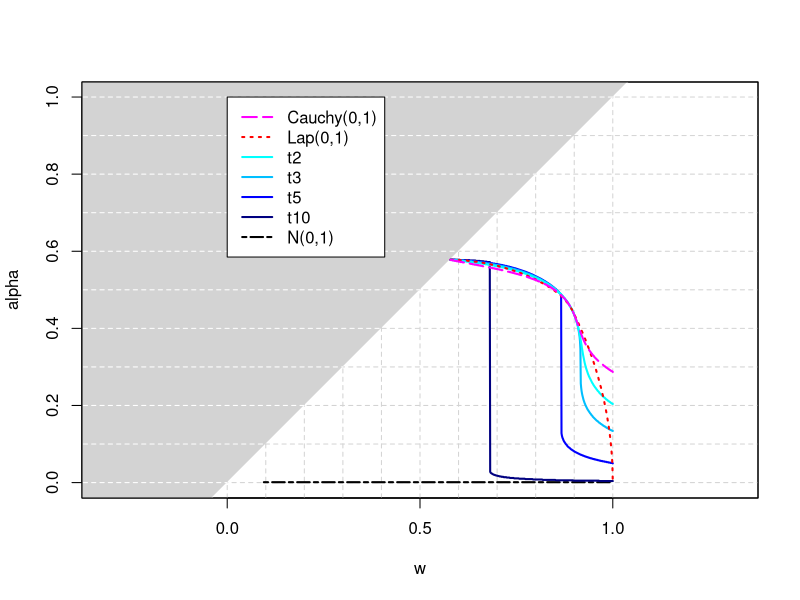

The R script that drew this image:
#----------------------------------------------------------------------------------------------------------------------------#
# Duisters, Schmidt-Hieber
# June 2019
#----------------------------------------------------------------------------------------------------------------------------#
# Figure tail decay
#----------------------------------------------------------------------------------------------------------------------------#
# load library
library(rmutil)
#----------------------------------------------------------------------------------------------------------------------------#
# settings
h <- 0.001
alphaseq <- seq(0,1-h,h)
wseq <- c(alphaseq,1)
#wseq <- seq(0.5,1,0.0005)

densities <- c("N(0,1)","t10","t5","t3","t2","Lap(0,1)","Cauchy(0,1)")
cols <- c("black","navy","blue","deepskyblue","cyan","red","magenta")
ltys <- c(6,1,1,1,1,3,5)
ld <- length(densities)

#----------------------------------------------------------------------------------------------------------------------------#
# result
mat <- matrix(NA,length(alphaseq),length(wseq))
rownames(mat) <- alphaseq
colnames(mat) <- wseq
tail<- lapply(1:ld,function(l) mat)

#----------------------------------------------------------------------------------------------------------------------------#
# loop
for(d in 1:ld){
dens <- densities[d]
  
if(dens=="N(0,1)"){
    #g <- function(x){dnorm(x,0,1)}
    G <- function(x){pnorm(x,0,1)}
    Ginv <- function(p){qnorm(p,0,1)}
  }
  if(dens=="t10"){
    #g <- function(x){dt(x,10)}
    G <- function(x){pt(x,10)}
    Ginv <- function(p){qt(p,10)}
  }
  if(dens=="t5"){
    #g <- function(x){dt(x,5)}
    G <- function(x){pt(x,5)}
    Ginv <- function(p){qt(p,5)}
  }
  if(dens=="t3"){
    #g <- function(x){dt(x,3)}
    G <- function(x){pt(x,3)}
    Ginv <- function(p){qt(p,3)}
  }
  if(dens=="t2"){
    #g <- function(x){dt(x,2)}
    G <- function(x){pt(x,2)}
    Ginv <- function(p){qt(p,2)}
  }
  if(dens=="Lap(0,1)"){
    #g <- function(x){dlaplace(x)}
    G <- function(x){plaplace(x)}
    Ginv <- function(p){qlaplace(p)}
  }
  if(dens=="Cauchy(0,1)"){
    #g <- function(x){dcauchy(x)}
    G <- function(x){pcauchy(x)}
    Ginv <- function(p){qcauchy(p)}
  }
  
for(i in 1:length(alphaseq)){  
  alpha <- alphaseq[i]
  for(j in (i+1):length(wseq)){
      w <- wseq[j]
        tail[[d]][i,j] <- (G(2*Ginv(alpha/w))<(2*alpha^2)/(1-alpha^2))
      }
  }
}

# tail decay
pdf("Figures/figtail.pdf",width=9,height=9)
plot(0,0,xlim=range(wseq),ylim=range(alphaseq),ylab="alpha",xlab="w",type="n",asp=1)
polygon(x=c(-2,2,-2,-2),y=c(-2,2,2,-2),col="lightgrey",border="white")
abline(h=seq(0,1,0.1),lty=2,col="lightgrey")
abline(v=seq(0,1,0.1),lty=2,col="lightgrey")
for(a in seq(0,1,0.1)){segments(x0=-1,x1=a,y0=a,y1=a,lty=2,col="white")}
box()
for(d in 1:7){
  alphaline <- apply(tail[[d]],2,function(c)alphaseq[min(which(c==T))])
  lines(wseq,alphaline,lty=ltys[d],col=cols[d],lwd=2)
}
#legend("topleft",densities[ld:1],lty=ltys[ld:1],col=cols[ld:1],lwd=rep(2,ld),bg="white")
legend(x=0,y=1,densities[ld:1],lty=ltys[ld:1],col=cols[ld:1],lwd=rep(2,ld),bg="white")
dev.off()
